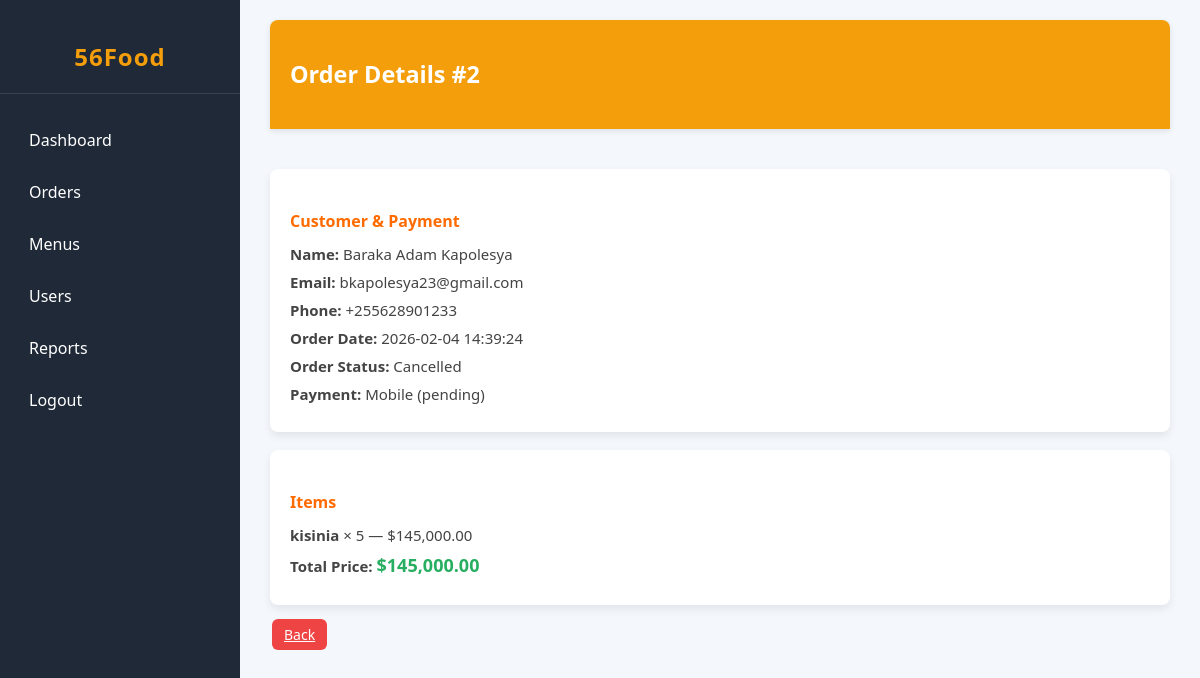
/admin/view_order.php?id=2 (signed in), run on the app's committed database.
### tables this page shows
CREATE TABLE `orders` (
  `id` int(11) NOT NULL,
  `user_id` int(11) NOT NULL,
  `total_amount` decimal(10,2) NOT NULL,
  `status` enum('pending','confirmed','delivered','cancelled') DEFAULT 'pending',
  `order_date` timestamp NOT NULL DEFAULT current_timestamp()
);

CREATE TABLE `users` (
  `id` int(11) NOT NULL,
  `name` varchar(100) NOT NULL,
  `email` varchar(100) NOT NULL,
  `phone` varchar(20) DEFAULT NULL,
  `password` varchar(255) NOT NULL,
  `role` enum('admin','customer') DEFAULT 'customer',
  `created_at` timestamp NOT NULL DEFAULT current_timestamp()
);

CREATE TABLE `order_items` (
  `id` int(11) NOT NULL,
  `order_id` int(11) NOT NULL,
  `menu_id` int(11) NOT NULL,
  `quantity` int(11) NOT NULL,
  `price` decimal(10,2) NOT NULL
);

CREATE TABLE `menu` (
  `id` int(11) NOT NULL,
  `name` varchar(100) NOT NULL,
  `description` text DEFAULT NULL,
  `price` decimal(10,2) NOT NULL,
  `image` varchar(255) DEFAULT NULL,
  `status` enum('available','unavailable') DEFAULT 'available',
  `created_at` timestamp NOT NULL DEFAULT current_timestamp()
);

### admin/view_order.php (the view, shortened to what this page needs)
<?php
require_once __DIR__ . "/../include/auth.php";
$orderId = (int) ($_GET['id'] ?? 0);
$order = null;
$sql = "SELECT o.id,
               o.total_amount,
               o.status,
               o.order_date,
               u.name AS customer_name,
               u.email AS customer_email,
               u.phone AS customer_phone,
               COALESCE(p.payment_method, 'cash') AS payment_method,
               COALESCE(p.status, 'pending') AS payment_status
        FROM orders o
        JOIN users u        ON o.user_id = u.id
        LEFT JOIN payments p ON p.order_id = o.id
        WHERE o.id = ?
        LIMIT 1";
if ($stmt = mysqli_prepare($conn, $sql)) {
    mysqli_stmt_bind_param($stmt, "i", $orderId);
    mysqli_stmt_execute($stmt);
    $result = mysqli_stmt_get_result($stmt);
    $order = mysqli_fetch_assoc($result);
}
$items = [];
$sql = "SELECT oi.quantity,
               oi.price,
               m.name
        FROM order_items oi
        JOIN menu m ON oi.menu_id = m.id
        WHERE oi.order_id = ?";
if ($stmt = mysqli_prepare($conn, $sql)) {
    mysqli_stmt_bind_param($stmt, "i", $orderId);
    mysqli_stmt_execute($stmt);
    $result = mysqli_stmt_get_result($stmt);
    while ($row = mysqli_fetch_assoc($result)) {
        $items[] = $row;
    }
}
?>
<!DOCTYPE html>
<html lang="en">
<head>
    <link rel="stylesheet" href="../assets/css/admin/dashboard.css">
</head>
<body>
    <div class="admin-wrapper">
        <aside class="sidebar">
            <h2>56Food</h2>
            <ul>
                <li><a href="dashboard.php">Dashboard</a></li>
                <li class="active"><a href="orders.php">Orders</a></li>
                <li><a href="menus.php">Menus</a></li>
                <li><a href="users.php">Users</a></li>
                <li><a href="reports.php">Reports</a></li>
                <li><a href="../logout.php">Logout</a></li>
            </ul>
        </aside>
        <main class="main-content">
            <header class="admin-header">
                <h3>Order Details #<?= (int) $order['id'] ?></h3>
            </header>
            <section class="tab-panel active">
                <div class="detail-card">
                    <h4>Customer & Payment</h4>
                    <p><strong>Name:</strong> <?= htmlspecialchars($order['customer_name']) ?></p>
                    <p><strong>Email:</strong> <?= htmlspecialchars($order['customer_email']) ?></p>
                    <p><strong>Phone:</strong> <?= htmlspecialchars($order['customer_phone'] ?? 'N/A') ?></p>
                    <p><strong>Order Date:</strong> <?= htmlspecialchars($order['order_date']) ?></p>
                    <p><strong>Order Status:</strong> <?= htmlspecialchars(ucfirst($order['status'])) ?></p>
                    <p><strong>Payment:</strong> <?= htmlspecialchars(ucfirst($order['payment_method'])) ?> (<?= htmlspecialchars($order['payment_status']) ?>)</p>
                </div>
                <div class="detail-card">
                    <h4>Items</h4>
                    <?php if (empty($items)): ?>
                        <p>No items found for this order.</p>
                    <?php else: ?>
                        <?php foreach ($items as $item): ?>
                            <p>
                                <strong><?= htmlspecialchars($item['name']) ?></strong>
                                &times; <?= (int) $item['quantity'] ?>
                                — $<?= number_format((float) $item['price'] * $item['quantity'], 2) ?>
                            </p>
                        <?php endforeach; ?>
                        <p><strong>Total Price:</strong> <span class="price">$<?= number_format((float) $order['total_amount'], 2) ?></span></p>
                    <?php endif; ?>
                </div>
                <div class="form-actions">
                    <a href="orders.php" class="btn delete">Back</a>
                </div>
            </section>
        </main>
    </div>
</body>
</html>

### assets/css/admin/dashboard.css (style rules this page uses)
body { margin: 0; font-family: 'Segoe UI', Tahoma, Geneva, Verdana, sans-serif; background: #f4f7fc; color: #333; }
.admin-wrapper { display: flex; min-height: 100vh; transition: all 0.3s ease; }
.sidebar { width: 240px; background: #1f2937; color: white; display: flex; flex-direction: column; transition: all 0.3s ease; }
.sidebar h2 { text-align: center; padding: 20px 0; color: #f59e0b; font-size: 24px; font-weight: bold; letter-spacing: 1px; border-bottom: 1px solid #374151; }
.sidebar ul { list-style: none; padding: 0; margin: 0; flex: 1; }
.sidebar ul li { cursor: pointer; transition: all 0.3s ease; }
.sidebar ul li a { display: block; padding: 15px 25px; color: white; text-decoration: none; font-size: 16px; transition: all 0.3s ease; border-left: 4px solid transparent; }
.main-content { flex: 1; background: #f4f7fc; padding: 20px 30px; }
.admin-header { background: #f59e0b; color: white; padding: 15px 20px; font-size: 20px; font-weight: 600; border-radius: 8px 8px 0 0; margin-bottom: 20px; box-shadow: 0 2px 6px rgba(0,0,0,0.1); }
.tab-panel { display: none; padding: 20px 0; }
.tab-panel.active { display: block; }
.btn { padding: 6px 12px; border: none; cursor: pointer; border-radius: 6px; margin: 2px; font-size: 14px; transition: all 0.3s ease; }
.btn.delete { background: #ef4444; color: white; }

### admin/view_order.php (style rules this page uses)
.detail-card { background: #fff; padding: 20px; margin-bottom: 18px; border-radius: 8px; box-shadow: 0 4px 8px rgba(0, 0, 0, 0.08); }
.detail-card h4 { margin-bottom: 12px; color: #ff6b00; }
.detail-card p { margin: 8px 0; font-size: 15px; color: #444; }
.price { font-size: 18px; font-weight: bold; color: #27ae60; }

### data on the page
orders: id "2", user.name "Baraka Adam Kapolesya", user.email "bkapolesya23@gmail.com", user.phone "+255628901233", order_date "2026-02-04 14:39:24", status "Cancelled", total_amount "145,000.00"
order_items: menu.name "kisinia", quantity "5", (float) $item['price'] * $item['quantity'] "145,000.00"

### other printed values
$order['payment_method'] "Mobile"
$order['payment_status'] "pending"
